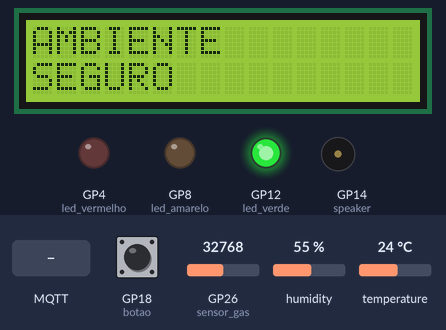
Bench run of a program on a simulated Raspberry Pi Pico running MicroPython. Parts: 16×2 character LCD, output pins drawn as LEDs (lit = HIGH), buzzer (waves = sounding). Wiring (from the project's diagram.json): red LED on GP4, orange LED on GP8, green LED on GP12, DHT22 sensor on GP13, buzzer on GP15, blue button on GP18, gas sensor on GP26. The test bench sets the inputs (shaded band); at power-on: GP26 (sensor_gas) = 32768, GP18 (botao) LOW, humidity 55 %, temperature 24 °C (analog values on the 0–65535 scale). WiFi joins after 1.5 s; no MQTT or app messages arrive unless stated; library files of the repository ran but are not shown: pico_i2c_lcd.py; what the program prints to the serial console is not drawn.

Above: at 4.9 s.
5.0 s: GP26 (sensor_gas) set to 44384
7.0 s: GP26 (sensor_gas) set to 45840
At 9.1 s:
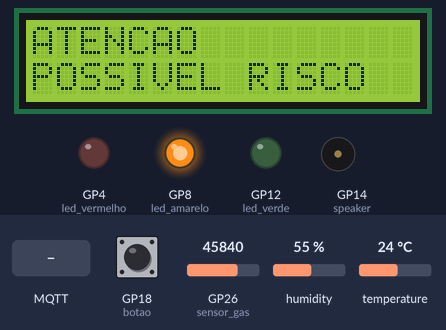
9.4 s: GP18 (botao) pulled HIGH for 1.15 s
At 10.8 s:
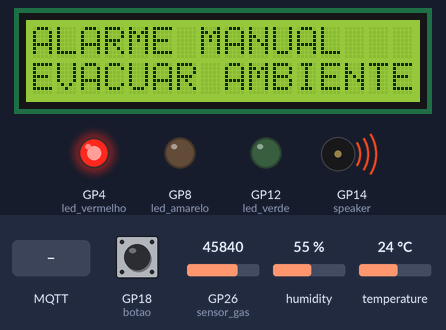
12.0 s: MQTT message "teste:verde" arrives on the first subscribed topic
At 12.9 s:
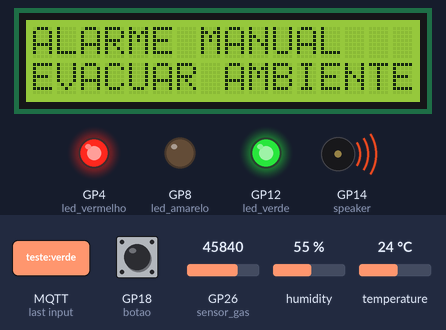
14.6 s: GP18 (botao) pulled HIGH for 1.15 s
At 16.1 s:
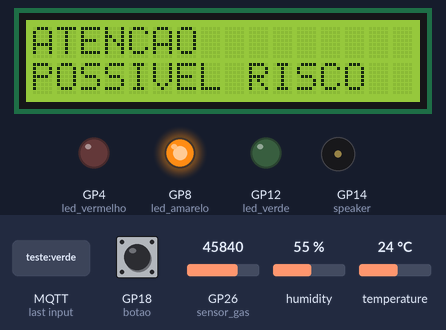
17.2 s: GP18 (botao) pulled HIGH for 3.2 s
At 18.7 s:
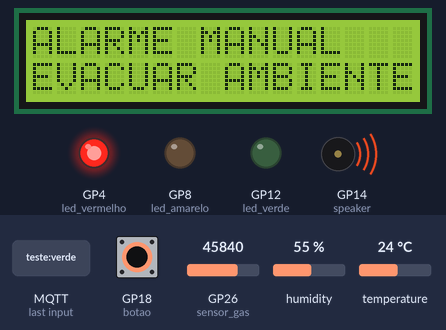
Timing chart, 0 to 20.2 s (numbered marks = the images above; inputs shaded):
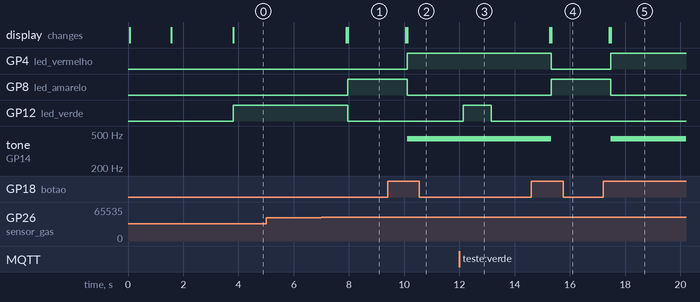

The program:

main.py
```python
# main.py — Aula 10: MQTT + Dashboard IoT
# SENAI Ítalo Bologna — Curso Técnico em Desenvolvimento de Sistemas

from config import *
from wifi_connect import conectar_wifi
from umqtt.simple import MQTTClient

from dht import DHT22
from machine import Pin, ADC, I2C
from utime import sleep, sleep_ms

from pico_i2c_lcd import I2cLcd
from picozero import Speaker

# ─── CONFIGURAÇÃO DO DISPLAY LCD ─────────────────────────────────────────────
i2c = I2C(0, scl=Pin(17), sda=Pin(16), freq=400000)
I2C_ADDR = i2c.scan()[0]
lcd = I2cLcd(i2c, I2C_ADDR, 2, 16)

lcd.clear()
lcd.putstr("SecureFlow v1.0")
sleep(1.5)
lcd.clear()

# ─── HARDWARE ────────────────────────────────────────────────────────────────
sensor = DHT22(Pin(15))
sensor_gas = ADC(26)

led_verde = Pin(12, Pin.OUT)
led_amarelo = Pin(8, Pin.OUT)
led_vermelho = Pin(4, Pin.OUT)

speaker = Speaker(14)
botao = Pin(18, Pin.IN, Pin.PULL_DOWN)

estado_anterior = ""
alarme_manual_ativo = False
botao_pressionado_anterior = 0

# TÓPICOS CORRIGIDOS CONFORME SEU CONFIG GLOBAL
TOPICO_PUBLICACAO = "senai/grupo2/sensores"
TOPICO_ASSINATURA = "senai/grupo2/comandos"

print("SISTEMA MONITOR CONECTADO")

# ─── CALLBACK MQTT (PROCESSA COMANDOS DO DASHBOARD) ─────────────────────────
def ao_receber(topico, mensagem):
    global alarme_manual_ativo
    msg = mensagem.decode().strip()

    print(f"[SUB] Comando recebido: {msg}")

    if msg == "teste:verde":
        led_verde.on()
        sleep(1)
        led_verde.off()

    elif msg == "teste:amarelo":
        led_amarelo.on()
        sleep(1)
        led_amarelo.off()

    elif msg == "teste:vermelho":
        led_vermelho.on()
        sleep(1)
        led_vermelho.off()

    elif msg == "teste:speaker":
        speaker.on()
        sleep(1)
        speaker.off()

    elif msg == "alarme:manual":
        alarme_manual_ativo = not alarme_manual_ativo
        print(f"[ALARME] Estado manual alterado via Dashboard para: {alarme_manual_ativo}")

# ─── CONEXÃO WIFI ────────────────────────────────────────────────────────────
if not conectar_wifi(WIFI_SSID, WIFI_PASS):
    print("[MAIN] Sem WiFi. Reinicie o dispositivo.")
else:
    cliente = MQTTClient(
        CLIENT_ID,
        "10.132.112.5", # IP do seu Broker local do SENAI
        port=1883        # Porta padrão MQTT da Pico (O Broker mapeia 9001 para Web e 1883 para TCP)
    )

    cliente.set_callback(ao_receber)

    try:
        cliente.connect()
        print("[MQTT] Conectado ao Broker do SENAI.")

        # Inscreve no tópico de comandos que o Dashboard publica
        cliente.subscribe(TOPICO_ASSINATURA)
        print(f"[MQTT] Ouvindo comandos em: {TOPICO_ASSINATURA}")

        # ─── LOOP PRINCIPAL ────────────────────────────────────────────────
        while True:
            # Verifica se há comandos pendentes vindos do Dashboard
            cliente.check_msg()

            try:
                sensor.measure()
                temp = sensor.temperature()
                umid = sensor.humidity()
            except OSError:
                temp = 24.0
                umid = 50.0

            leitura = sensor_gas.read_u16()
            estado_atual_botao = botao.value()

            # Lógica física do botão (Toggle com Debounce)
            if estado_atual_botao == 1 and botao_pressionado_anterior == 0:
                alarme_manual_ativo = not alarme_manual_ativo
                sleep_ms(50)

            botao_pressionado_anterior = estado_atual_botao

            # DEFINIÇÃO DO ESTADO DO SISTEMA
            if alarme_manual_ativo:
                estado_atual = "MANUAL"
            elif temp >= 50 or leitura >= 55000:
                estado_atual = "EMERGENCIA"
            elif temp >= 35 or leitura >= 45000:
                estado_atual = "ATENCAO"
            else:
                estado_atual = "SEGURO"

            # ATUALIZAÇÃO DO DISPLAY LCD
            if estado_atual != estado_anterior:
                lcd.clear()
                sleep_ms(20)
                if estado_atual == "MANUAL":
                    lcd.move_to(0, 0); lcd.putstr("ALARME MANUAL")
                    lcd.move_to(0, 1); lcd.putstr("EVACUAR AMBIENTE")
                elif estado_atual == "SEGURO":
                    lcd.move_to(0, 0); lcd.putstr("AMBIENTE")
                    lcd.move_to(0, 1); lcd.putstr("SEGURO")
                elif estado_atual == "ATENCAO":
                    lcd.move_to(0, 0); lcd.putstr("ATENCAO")
                    lcd.move_to(0, 1); lcd.putstr("POSSIVEL RISCO")
                elif estado_atual == "EMERGENCIA":
                    lcd.move_to(0, 0); lcd.putstr("EMERGENCIA!")
                    lcd.move_to(0, 1); lcd.putstr("EVACUAR")

                estado_anterior = estado_atual

            # CONTROLE DOS ATUADORES DA PLACA
            if estado_atual in ["MANUAL", "EMERGENCIA"]:
                led_verde.off(); led_amarelo.off(); led_vermelho.on()
                speaker.on()
            elif estado_atual == "ATENCAO":
                led_verde.off(); led_amarelo.on(); led_vermelho.off()
                speaker.off()
            else:
                led_verde.on(); led_amarelo.off(); led_vermelho.off()
                speaker.off()

            # ENVIO DE DADOS FORMATADO (Sem espaços para evitar erros de leitura no JS)
            mensagem = f"Temperatura:{temp:.1f},Umidade:{umid:.1f},Gás:{leitura},Estado:{estado_atual}"

            try:
                cliente.publish(TOPICO_PUBLICACAO, mensagem.encode())
                print(f"[PUB] Dados enviados: {mensagem}")
            except Exception as e:
                print(f"[ERRO PUB] Falha ao enviar telemetria: {e}")

            sleep(1)

    except Exception as e:
        print(f"[ERRO GLOBAL] {e}")

    finally:
        try:
            cliente.disconnect()
            print("[MQTT] Desconectado de forma segura.")
        except:
            pass
```

config.py
```python
# config.py — Aula 10: MQTT + Dashboard IoT
# SENAI Ítalo Bologna — Curso Técnico em Desenvolvimento de Sistemas
#
# ⚠️ Cada aluno/grupo muda:
#   BROKER_IP  → IP do notebook que roda o Mosquitto (use ipconfig)
#   CLIENT_ID  → nome único do grupo (ex: pico_grupo1)
#   TOPIC_PUB  → tópico de publicação (ex: senai/grupo1/sensores)
#   TOPIC_SUB  → tópico de comandos (ex: senai/grupo1/comandos)

WIFI_SSID   = "WIFI_IOT"
WIFI_PASS   = "Ac1ce2ss5@IOT"

BROKER_IP   = "10.132.112.5"        # ← IP do notebook broker (ipconfig)
BROKER_PORT = 1883                    # TCP direto — para o Pico

CLIENT_ID   = "pico_grupo2"          # ← nome único do grupo
TOPIC_PUB   = "senai/grupo2/sensores" # ← tópico que o Pico publica
TOPIC_SUB   = "senai/grupo2/comandos" # ← tópico que o Pico assina (novo!)
```

wifi_connect.py
```python
# wifi_connect.py — Aula 10: MQTT + Dashboard IoT
# Arquivo reutilizado da Aula 9 — sem alterações
# Responsável pela conexão WiFi do Pico 2W

import network
from utime import sleep

def conectar_wifi(ssid, senha, timeout=15):
    wlan = network.WLAN(network.STA_IF)
    wlan.active(True)

    if wlan.isconnected():
        print(f"[WiFi] Já conectado. IP: {wlan.ifconfig()[0]}")
        return True

    print(f"[WiFi] Conectando em '{ssid}'", end="")
    wlan.connect(ssid, senha)

    while not wlan.isconnected() and timeout > 0:
        sleep(1)
        timeout -= 1
        print(".", end="")

    print()

    if wlan.isconnected():
        ip, _, gateway, _ = wlan.ifconfig()
        print(f"[WiFi] Conectado! IP do Pico: {ip}")
        return True
    else:
        print("[WiFi] ERRO: não conectou. Verifique SSID e senha.")
        return False
```

Measured:
- the behaviour switches between 44992 and 45008 on GP26 (sensor_gas) (found by bisection; images 0 and 1)
- after the input at 5.0 s, every drawn part: stays the same
- after the input at 7.0 s, GP8 (led_amarelo): LOW → HIGH after 0.96 s; GP12 (led_verde): HIGH → LOW after 0.96 s; the display: first changes after 0.90 s (image 1 shows a later state)
- after the input at 9.4 s, GP4 (led_vermelho): LOW → HIGH after 0.72 s; GP8 (led_amarelo): HIGH → LOW after 0.72 s; tone on GP14 (speaker): silent → 440 Hz after 0.72 s; the display: first changes after 0.66 s (image 2 shows a later state)
- after the input at 12.0 s, GP12 (led_verde): LOW → HIGH after 0.14 s, → LOW 1.0 s later
- after the input at 14.6 s, GP4 (led_vermelho): HIGH → LOW after 0.72 s; GP8 (led_amarelo): LOW → HIGH after 0.72 s; tone on GP14 (speaker): 440 Hz → silent after 0.72 s; the display: first changes after 0.67 s (image 4 shows a later state)
- after the input at 17.2 s, GP4 (led_vermelho): LOW → HIGH after 0.28 s; GP8 (led_amarelo): HIGH → LOW after 0.28 s; tone on GP14 (speaker): silent → 440 Hz after 0.28 s; the display: first changes after 0.22 s (image 5 shows a later state)
